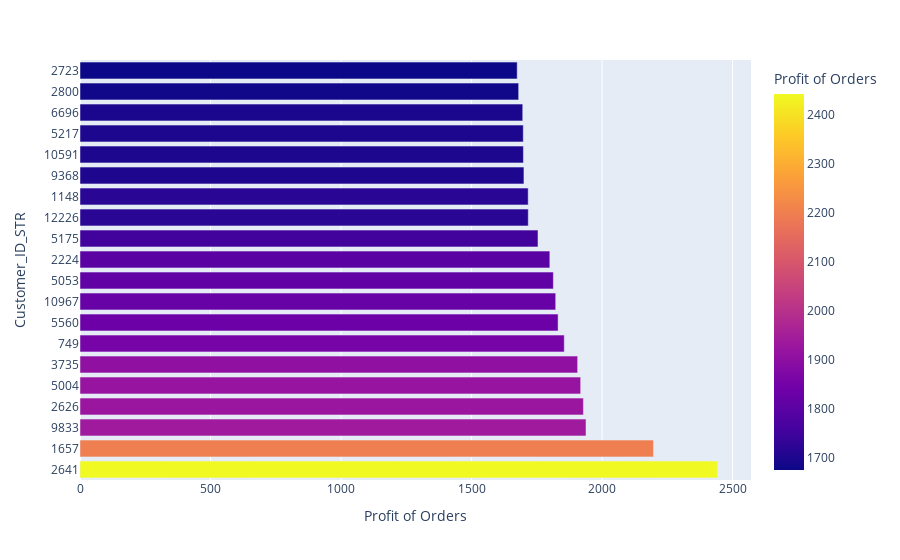

Notebook source saved alongside this figure:
### Code cell
df['Customer_ID_STR']=df['Customer Id'].astype(str)

data_customers_profit=df.groupby(['Customer_ID_STR'])['Order Profit Per Order'].sum().reset_index(name='Profit of Orders').sort_values(by= 'Profit of Orders', ascending= False)
px.bar(data_customers_profit.head(20),x='Profit of Orders', y='Customer_ID_STR' , color='Profit of Orders'      )

### Figure 1 — Plotly figure (JSON) as saved in the notebook; plotly's stock layout.template omitted (floating-point values rounded to 4 significant figures)
{"data": [{"alignmentgroup": "True", "hovertemplate": "Profit of Orders=%{marker.color}<br>Customer_ID_STR=%{y}<extra></extra>", "legendgroup": "", "marker": {"color": [2442.0, 2197.0, 1938.0, 1929.0, 1918.0, 1906.0, 1855.0, 1831.0, 1822.0, 1813.0, 1800.0, 1754.0, 1717.0, 1717.0, 1701.0, 1699.0, 1698.0, 1696.0, 1680.0, 1675.0], "coloraxis": "coloraxis", "pattern": {"shape": ""}}, "name": "", "offsetgroup": "", "orientation": "h", "showlegend": false, "textposition": "auto", "type": "bar", "x": [2442.0, 2197.0, 1938.0, 1929.0, 1918.0, 1906.0, 1855.0, 1831.0, 1822.0, 1813.0, 1800.0, 1754.0, 1717.0, 1717.0, 1701.0, 1699.0, 1698.0, 1696.0, 1680.0, 1675.0], "xaxis": "x", "y": ["2641", "1657", "9833", "2626", "5004", "3735", "749", "5560", "10967", "5053", "2224", "5175", "12226", "1148", "9368", "10591", "5217", "6696", "2800", "2723"], "yaxis": "y"}], "layout": {"barmode": "relative", "coloraxis": {"colorbar": {"title": {"text": "Profit of Orders"}}, "colorscale": [[0, "#0d0887"], [0.1111, "#46039f"], [0.2222, "#7201a8"], [0.3333, "#9c179e"], [0.4444, "#bd3786"], [0.5556, "#d8576b"], [0.6667, "#ed7953"], [0.7778, "#fb9f3a"], [0.8889, "#fdca26"], [1, "#f0f921"]]}, "legend": {"tracegroupgap": 0}, "margin": {"t": 60}, "xaxis": {"anchor": "y", "domain": [0, 1], "title": {"text": "Profit of Orders"}}, "yaxis": {"anchor": "x", "domain": [0, 1], "title": {"text": "Customer_ID_STR"}}}}
